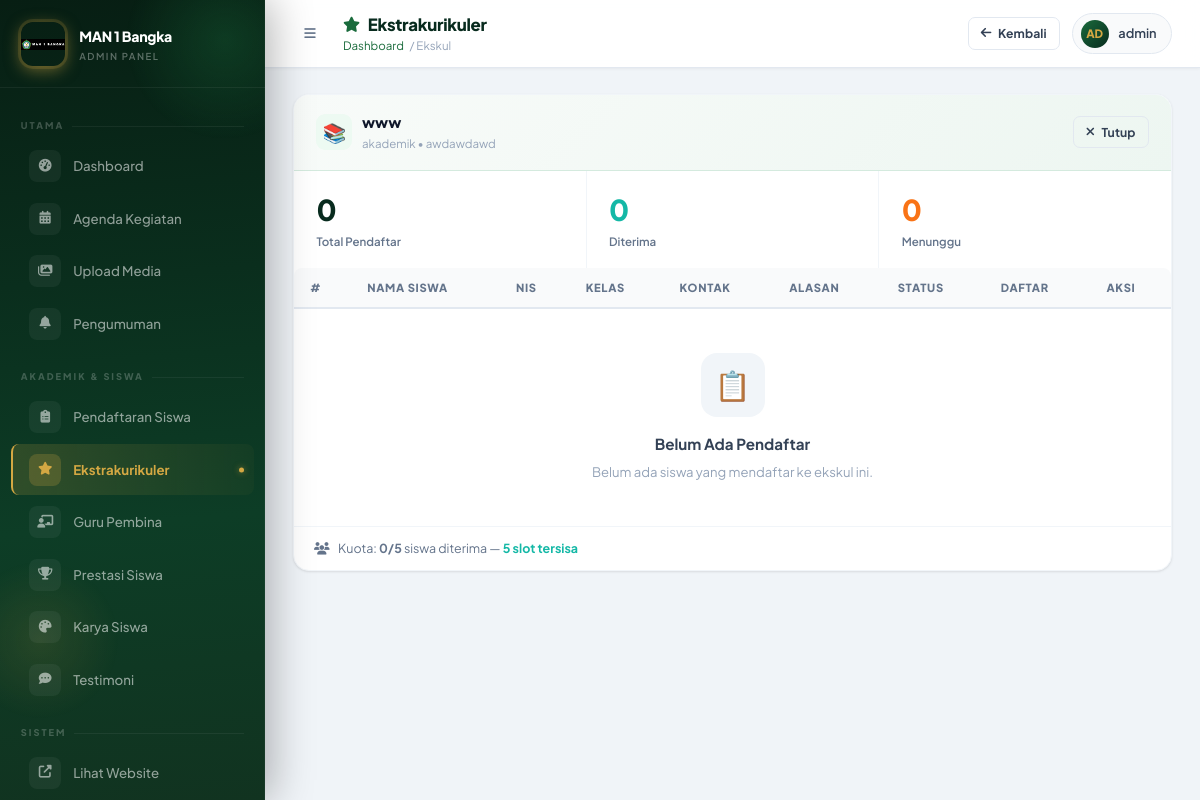
The app's page /admin/ekskul.php?view=10 (signed in) with its own data.
### tables this page shows
CREATE TABLE `ekstrakurikuler` (
  `id` int NOT NULL,
  `nama` varchar(255) NOT NULL,
  `deskripsi` text,
  `kategori` enum('olahraga','seni','akademik','keagamaan','teknologi','lainnya') DEFAULT 'lainnya',
  `jadwal` varchar(255) DEFAULT NULL,
  `tempat` varchar(255) DEFAULT NULL,
  `pembina_id` int DEFAULT NULL,
  `kuota` int DEFAULT NULL,
  `created_at` timestamp NULL DEFAULT CURRENT_TIMESTAMP
);

### admin/ekskul.php (the view, shortened to what this page needs)
<?php
require '../php/config.php'; ?>
<?php
$edit = null;
$viewEkskul = null;
$pendaftar = [];
if (isset($_GET['view'])) {
  $s = $pdo->prepare("SELECT e.*,k.nama as nama_pembina FROM ekstrakurikuler e LEFT JOIN kontak_pembina k ON e.pembina_id=k.id WHERE e.id=?");
  $s->execute([(int)$_GET['view']]);
  $viewEkskul = $s->fetch(PDO::FETCH_ASSOC);
  if ($viewEkskul) {
    $pendaftar = $pdo->prepare("SELECT * FROM pendaftaran_ekskul WHERE ekstrakurikuler_id=? ORDER BY created_at DESC");
    $pendaftar->execute([(int)$_GET['view']]);
    $pendaftar = $pendaftar->fetchAll(PDO::FETCH_ASSOC);
  }
}
$isEdit = !!$edit;
$catIcon = ['olahraga' => '⚽', 'seni' => '🎨', 'akademik' => '📚', 'keagamaan' => '🕌', 'teknologi' => '💻', 'lainnya' => '🌟'];
?>
<!DOCTYPE html>
<html lang="id">
<head>
  <link rel="stylesheet" href="https://cdnjs.cloudflare.com/ajax/libs/font-awesome/6.4.0/css/all.min.css" />
  <link rel="stylesheet" href="assets/admin.css" />
</head>
<body>
  <?php include 'sidebar.php'; ?>
  <main class="admin-main">
    <header class="admin-topbar">
      <div class="topbar-left">
        <button id="sidebarToggle" class="btn btn-ghost btn-icon"><i class="fas fa-bars"></i></button>
        <div>
          <div class="topbar-title"><i class="fas fa-star"></i> Ekstrakurikuler</div>
          <div class="topbar-breadcrumb"><a href="index.php">Dashboard</a> / Ekskul</div>
        </div>
      </div>
      <div class="topbar-right">
        <?php if ($isEdit || $viewEkskul): ?>
          <a href="ekskul.php" class="btn btn-outline btn-sm"><i class="fas fa-arrow-left"></i> Kembali</a>
        <?php endif; ?>
        <div class="topbar-admin">
          <div class="topbar-admin-avatar"><?= strtoupper(substr(ADMIN_USER, 0, 2)) ?></div><?= htmlspecialchars(ADMIN_USER) ?>
        </div>
      </div>
    </header>
    <div class="page-content">
      <?php if ($viewEkskul): ?>
        <div class="admin-card anim-fade-up">
          <div class="card-header">
            <div class="card-header-left">
              <div class="card-header-icon" style="font-size:1.2rem;background:var(--primary-light);">
                <?= $catIcon[$viewEkskul['kategori']] ?? '⭐' ?>
              </div>
              <div>
                <div class="card-header-title"><?= htmlspecialchars($viewEkskul['nama']) ?></div>
                <div class="card-header-sub">
                  <?= htmlspecialchars($viewEkskul['kategori']) ?>
                  <?php if ($viewEkskul['jadwal']): ?>&bull; <?= htmlspecialchars($viewEkskul['jadwal']) ?><?php endif; ?>
                </div>
              </div>
            </div>
            <a href="ekskul.php" class="btn btn-outline btn-sm"><i class="fas fa-times"></i> Tutup</a>
          </div>
          <div style="display:grid;grid-template-columns:repeat(3,1fr);gap:1px;background:var(--gray-100);">
            <?php
            $total = count($pendaftar);
            $diterima = count(array_filter($pendaftar, fn($p) => $p['status'] === 'diterima'));
            $menunggu = count(array_filter($pendaftar, fn($p) => $p['status'] === 'menunggu'));
            foreach (
              [
                ['label' => 'Total Pendaftar', 'val' => $total, 'color' => 'var(--primary)', 'bg' => 'var(--primary-light)'],
                ['label' => 'Diterima', 'val' => $diterima, 'color' => 'var(--teal)', 'bg' => 'var(--teal-bg)'],
                ['label' => 'Menunggu', 'val' => $menunggu, 'color' => 'var(--orange)', 'bg' => 'var(--orange-bg)'],
              ] as $s
            ): ?>
              <div style="padding:1.1rem 1.4rem;background:var(--white);">
                <div style="font-size:1.8rem;font-weight:800;color:<?= $s['color'] ?>;"><?= $s['val'] ?></div>
                <div style="font-size:.72rem;font-weight:600;color:var(--gray-500);margin-top:.1rem;"><?= $s['label'] ?></div>
              </div>
            <?php endforeach; ?>
          </div>
          <div class="table-wrap">
            <table class="admin-table">
              <thead>
                <tr>
                  <th>#</th>
                  <th>Nama Siswa</th>
                  <th>NIS</th>
                  <th>Kelas</th>
                  <th>Kontak</th>
                  <th>Alasan</th>
                  <th>Status</th>
                  <th>Daftar</th>
                  <th>Aksi</th>
                </tr>
              </thead>
              <tbody>
                <?php if ($pendaftar): $no = 0;
                  foreach ($pendaftar as $p): $no++; ?>
                    <tr>
                      <td style="color:var(--gray-400);font-size:.75rem;"><?= $no ?></td>
                      <td>
                        <div style="font-weight:700;"><?= htmlspecialchars($p['nama_siswa']) ?></div>
                      </td>
                      <td style="font-family:monospace;font-size:.78rem;"><?= htmlspecialchars($p['nis']) ?></td>
                      <td><?= htmlspecialchars($p['kelas']) ?></td>
                      <td style="font-size:.75rem;">
                        <?php if ($p['no_hp']): ?><div><i class="fas fa-phone" style="width:12px;color:var(--gray-400);"></i> <?= htmlspecialchars($p['no_hp']) ?></div><?php endif; ?>
                        <?php if ($p['email']): ?><div><i class="fas fa-envelope" style="width:12px;color:var(--gray-400);"></i> <?= htmlspecialchars($p['email']) ?></div><?php endif; ?>
                      </td>
                      <td style="max-width:160px;">
                        <?php if ($p['alasan']): ?>
                          <div style="font-size:.75rem;color:var(--gray-600);overflow:hidden;display:-webkit-box;-webkit-line-clamp:2;-webkit-box-orient:vertical;"><?= htmlspecialchars($p['alasan']) ?></div>
                        <?php else: ?><span style="color:var(--gray-300);font-size:.75rem;">—</span><?php endif; ?>
                      </td>
                      <td>
                        <form method="POST" style="display:inline;" autocomplete="off">
                          <?= csrfField() ?>
                          <input type="hidden" name="action" value="update_pendaftar" />
                          <input type="hidden" name="pendaftar_id" value="<?= $p['id'] ?>" />
                          <input type="hidden" name="view" value="<?= (int)$_GET['view'] ?>" />
                          <select name="status" onchange="this.form.submit()" style="width:auto;font-size:.75rem;padding:.3rem .5rem;font-weight:600;border-radius:6px;cursor:pointer;" class="status-<?= htmlspecialchars($p['status']) ?>">
                            <option value="menunggu" <?= $p['status'] === 'menunggu' ? 'selected' : '' ?>>⏳ Menunggu</option>
                            <option value="diterima" <?= $p['status'] === 'diterima' ? 'selected' : '' ?>>✅ Diterima</option>
                            <option value="ditolak" <?= $p['status'] === 'ditolak' ? 'selected' : '' ?>>❌ Ditolak</option>
                          </select>
                        </form>
                      </td>
                      <td style="font-size:.72rem;color:var(--gray-400);"><?= date('d/m/y', strtotime($p['created_at'])) ?></td>
                      <td>
                        <form method="POST" style="display:inline;" onsubmit="return confirm('Hapus pendaftar ini?')" autocomplete="off">
                          <?= csrfField() ?>
                          <input type="hidden" name="action" value="hapus_pendaftar" />
                          <input type="hidden" name="pendaftar_id" value="<?= $p['id'] ?>" />
                          <button type="submit" class="btn btn-ghost btn-icon btn-xs" style="color:var(--red);"><i class="fas fa-trash"></i></button>
                        </form>
                      </td>
                    </tr>
                  <?php endforeach;
                else: ?>
                  <tr>
                    <td colspan="9">
                      <div class="empty-state" style="padding:2rem;">
                        <div class="empty-state-icon">📋</div>
                        <h4>Belum Ada Pendaftar</h4>
                        <p>Belum ada siswa yang mendaftar ke ekskul ini.</p>
                      </div>
                    </td>
                  </tr>
                <?php endif; ?>
              </tbody>
            </table>
          </div>
          <?php if ($viewEkskul['kuota']): ?>
            <div style="padding:.75rem 1.25rem;border-top:1px solid var(--gray-100);font-size:.78rem;color:var(--gray-500);">
              <i class="fas fa-users" style="margin-right:.4rem;"></i>
              Kuota: <strong><?= $diterima ?>/<?= $viewEkskul['kuota'] ?></strong> siswa diterima
              <?php $sisa = $viewEkskul['kuota'] - $diterima; ?>
              &mdash; <span style="color:<?= $sisa > 0 ? 'var(--teal)' : 'var(--red)' ?>;font-weight:700;"><?= max(0, $sisa) ?> slot tersisa</span>
            </div>
          <?php endif; ?>
        </div>
      <?php endif; ?>
    </div>
  </main>
</body>
</html>

### records on screen
ekstrakurikuler: kategori "📚", nama "www", kategori "akademik", jadwal "awdawdawd", kuota "5"

### other values on screen
$label "Dashboard Agenda Kegiatan Upload Media Pengumuman Pendaftaran Siswa Ekstrakurikuler Guru Pembina Prestasi Siswa Karya Siswa Testimoni"
substr(ADMIN_USER, 0, 2) "AD"
ADMIN_USER "admin"
$s['val'] "0"
$s['label'] "Total Pendaftar"
$s['label'] "Diterima"
$s['label'] "Menunggu"
$diterima "0"
